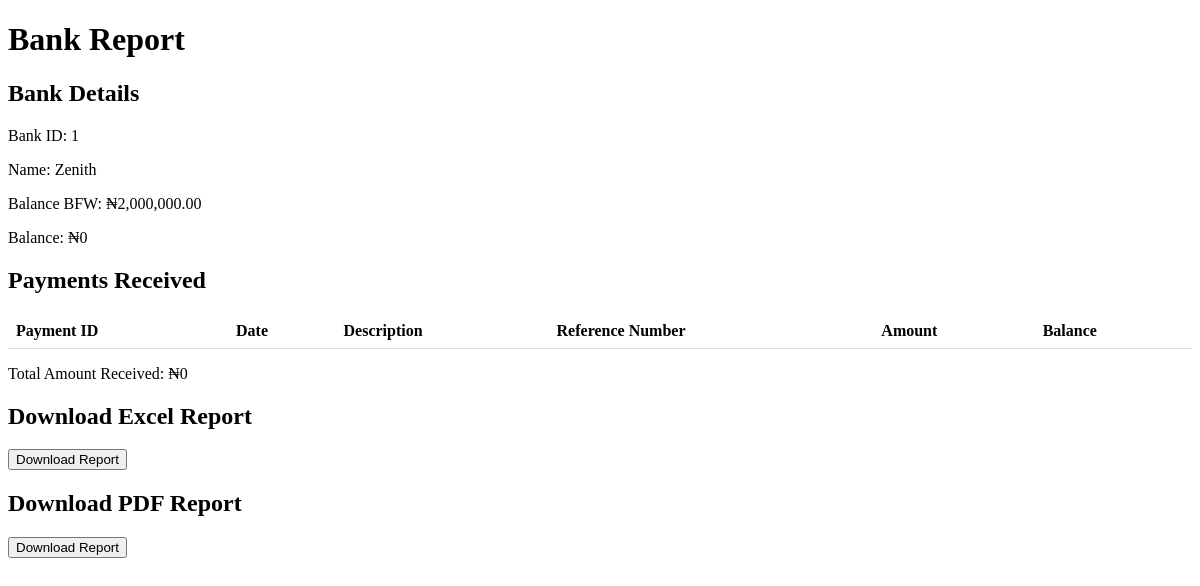
/bank_report/1 (signed in), run on an earlier commit of the app's database.
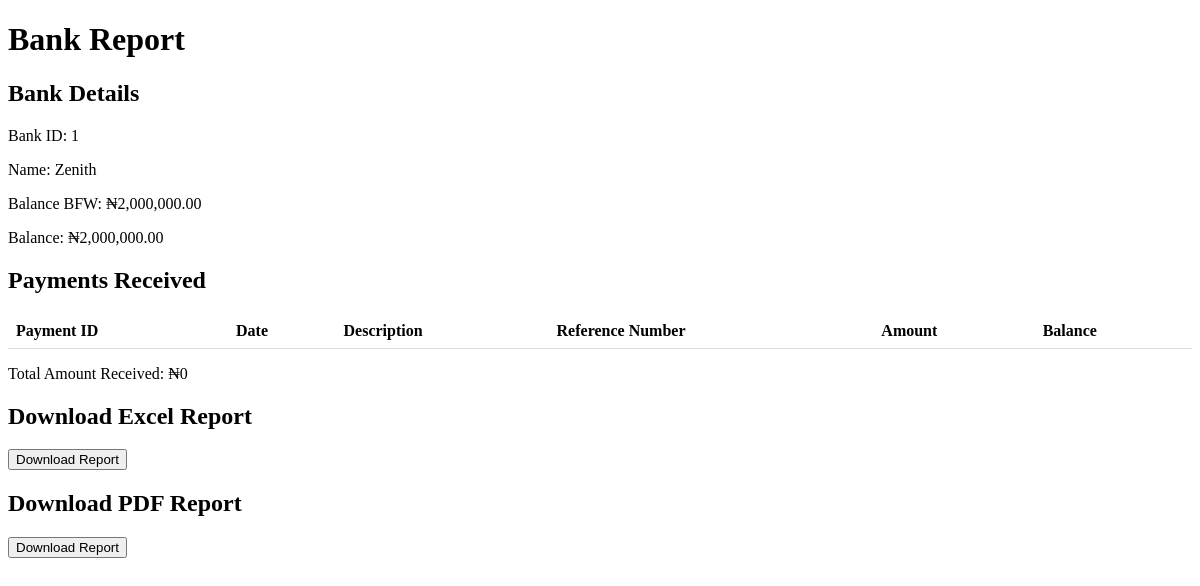
And on a later commit of the database.
### models.py (models this page shows, shortened)
class Bank(db.Model):
    __tablename__ = 'banks'
    id = db.Column(db.Integer, primary_key=True)
    name = db.Column(db.String, nullable=False,unique=True)
    balance_bfd = db.Column(db.Float, default=0.0)
    new_balance = db.Column(db.Float, default=0.0)
    payments = db.relationship('BankPayment', backref='bank')

### app.py (the view)
@app.route('/bank_report/<bank_id>')
@login_required
@role_required(['Admin','Secretary','Sub-Admin'])
def individual_bank_report(bank_id):
    bank = query.get_bank(bank_id)
    payments = bank.payments
    total_amount = sum(payment.amount for payment in payments)
    return render_template('query/bank_report.html', bank=bank, payments=payments, total_amount=total_amount)

### app.py (called while the page is built)
@login_manager.user_loader
def load_user(person_id):
    return Person.query.get(person_id)

def role_required(roles_required):
    def decorator(view_func):
        @wraps(view_func)
        def wrapper(*args, **kwargs):
            if not current_user.is_authenticated:
                flash("You must be logged in to access this page.", "danger")
                return redirect(url_for("login"))
            user_role = current_user.role
            if user_role.name not in roles_required:
                flash("You don't have the required role to access this page.", "danger")
                return redirect(url_for("dashboard"))  # Change this to your desired redirect
            return view_func(*args, **kwargs)
        return wrapper
    return decorator

@app.template_filter('currency')
@login_required
def currency(value):
    modified_value = format_currency(value)  # Modify the value as needed
    return modified_value

### queries.py (called while the page is built)
    def get_bank(self,bank_id):
        bank = Bank.query.get(bank_id)
        return bank

### templates/query/bank_report.html (shortened to what this page needs)
<!DOCTYPE html>
<html>
<head>
</head>
<body>
    <h1>Bank Report</h1>
    <h2>Bank Details</h2>
    <p>Bank ID: {{ bank.id }}</p>
    <p>Name: {{ bank.name }}</p>
    <p>Balance BFW: {{ bank.balance_bfd | currency}}</p>
    <p>Balance: {{ bank.new_balance | currency}}</p>
    <h2>Payments Received</h2>
    <table>
        <thead>
            <tr>
                <th>Payment ID</th>
                <th>Date</th>
                <th>Description</th>
                <th>Reference Number</th>
                <th>Amount</th>
                <th>Balance</th>
            </tr>
        </thead>
    </table>
    <p>Total Amount Received: {{ total_amount | currency }}</p>
    <h2>Download Excel Report</h2>
    <button id="downloadExcelButton">Download Report</button>
    <h2>Download PDF Report</h2>
    <button id="downloadPdfButton">Download Report</button>
</body>
</html>

What changed in the data, as far as the page shows it:
changed Bank "Zenith": new_balance "₦0" → "₦2,000,000.00"
